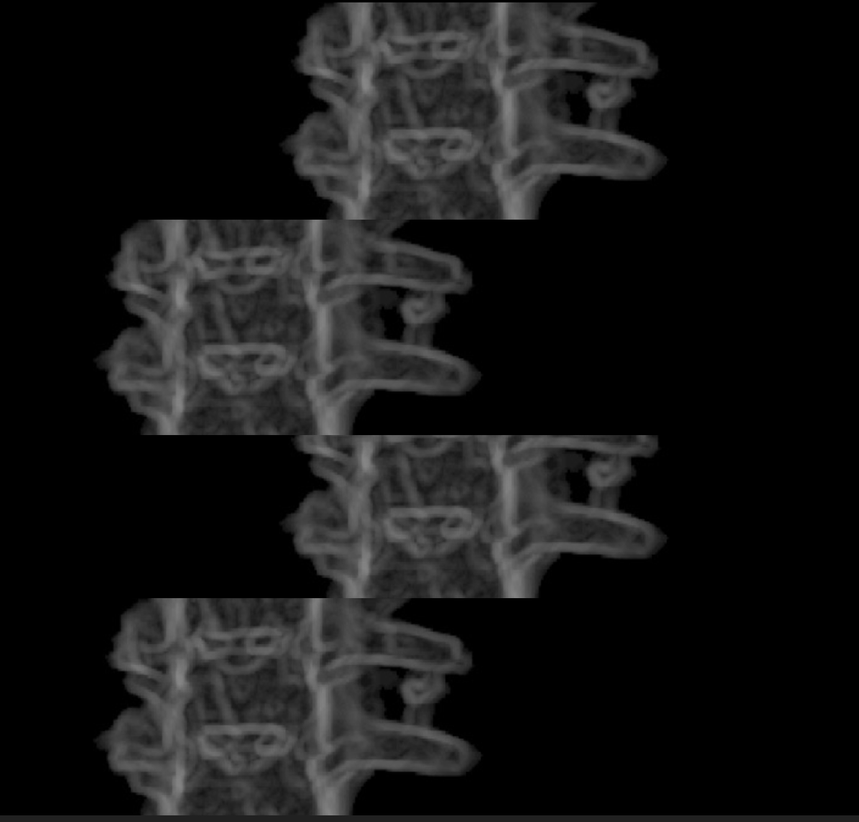
#> input picture prueba1.png, 859 x 822 px, shrunk from 1428 x 1366 before the run
$ python center_blob1.py --image prueba1.png   (older library calls are emulated)
#> lines starting #> are read from the running program, lines starting #| are printed output that depends on the picture; after the words box and inside, x2 and y2 are one past the last pixel; in counts of white or black regions, pixels touching at a corner belong together

import argparse
import imutils
import cv2

ap = argparse.ArgumentParser()
ap.add_argument("-i", "--image", required=True,
                help="path to the input image")
args = vars(ap.parse_args())


image = cv2.imread(args["image"])
#> image is the input picture: shape (822, 859, 3); min 0, max 139, mean 22.5
gray = cv2.cvtColor(image, cv2.COLOR_BGR2GRAY)
blurred = cv2.GaussianBlur(gray, (5, 5), 0)
thresh = cv2.threshold(blurred, 60, 255, cv2.THRESH_BINARY)[1]
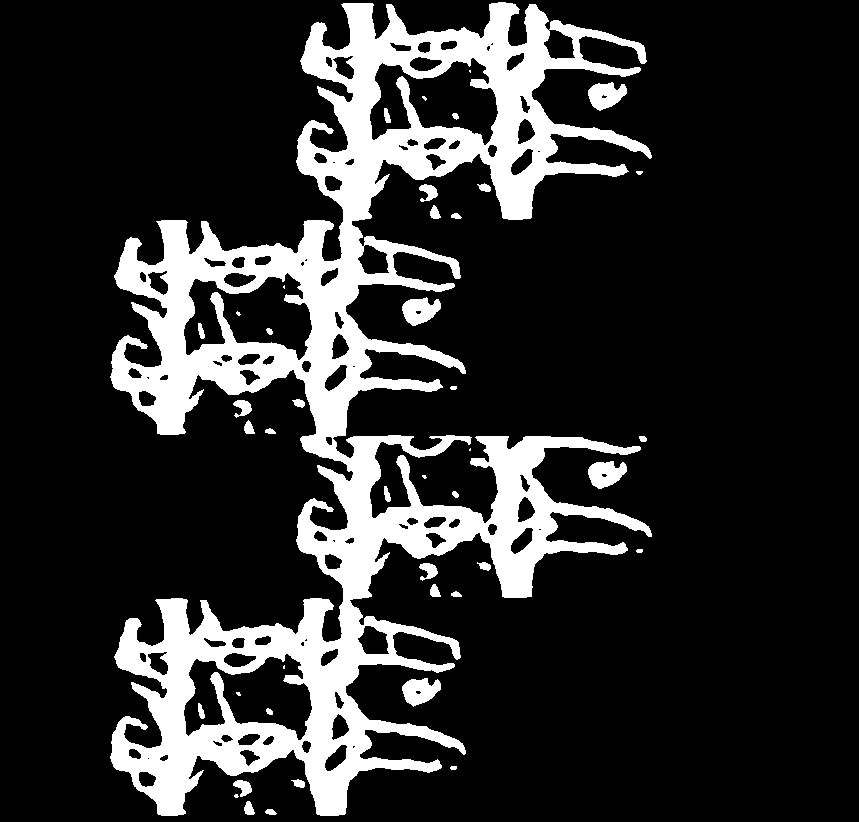
#> thresh: shape (822, 859); 17.7% white; 43 white regions (9 under 20 px)


cnts = cv2.findContours(thresh.copy(), cv2.RETR_EXTERNAL,
                        cv2.CHAIN_APPROX_SIMPLE)
#> cnts = 31 contours, 7 with area under 20; largest, box (x1, y1, x2, y2) and area: (110, 2, 652, 816) 146964, (588, 461, 627, 489) 704, (402, 297, 441, 326) 703, (588, 82, 627, 111) 700, (402, 678, 441, 707) 698
cnts = cnts[0] if imutils.is_cv2() else cnts[1]


for c in cnts:
	M = cv2.moments(c)
	cX = int(M["m10"] / M["m00"])
	cY = int(M["m01"] / M["m00"])

	cv2.drawContours(image, [c], -1, (0, 255, 0), 2)
	cv2.circle(image, (cX, cY), 7, (255, 255, 255), -1)
	cv2.putText(image, "center", (cX - 20, cY - 20),
             cv2.FONT_HERSHEY_SIMPLEX, 0.5, (255, 255, 255), 2)

	cv2.imshow("Image", image)
	cv2.waitKey(0)
#> this loop made 31 passes
#> (cX, cY) on passes 1 to 12: (270, 811), (248, 808), (235, 795), (243, 786), (298, 783), (453, 767), (419, 690), (455, 593), (434, 591), (428, 570), (484, 565), (639, 550)
#> (c, cX, cY) on pass 17: ([[470, 448], [469, 449], [469, 450], [470, 450]], 469, 449)
#> pass 2, `cv2.imshow("Image", image)`:
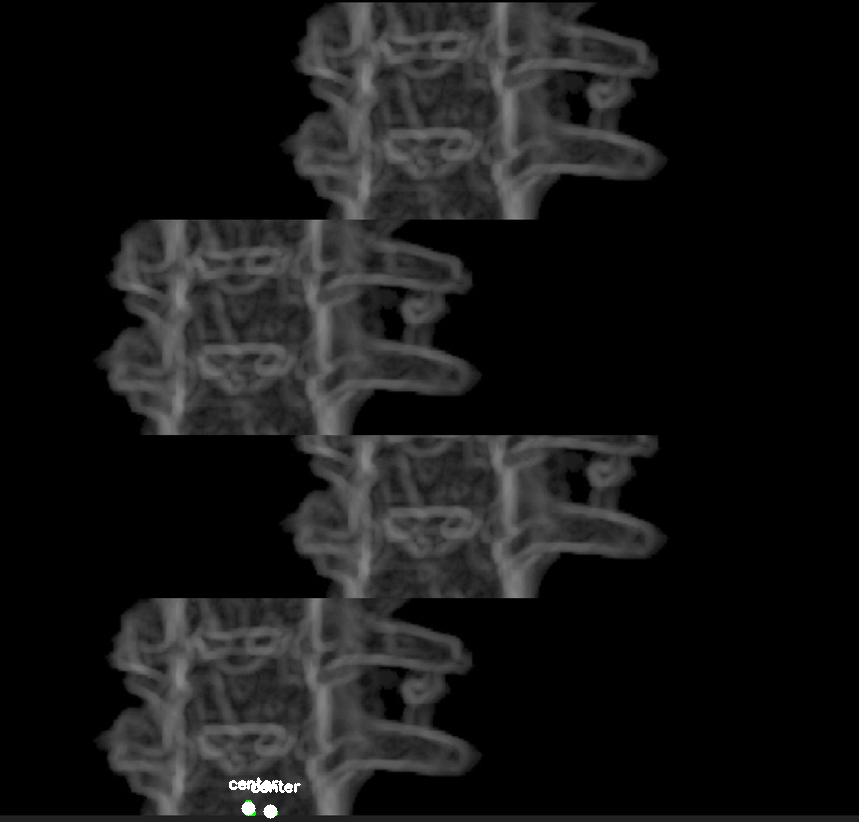
#> window 'Image': shape (822, 859, 3); mean B, G, R 22.8, 22.8, 22.8
#> after the loop:
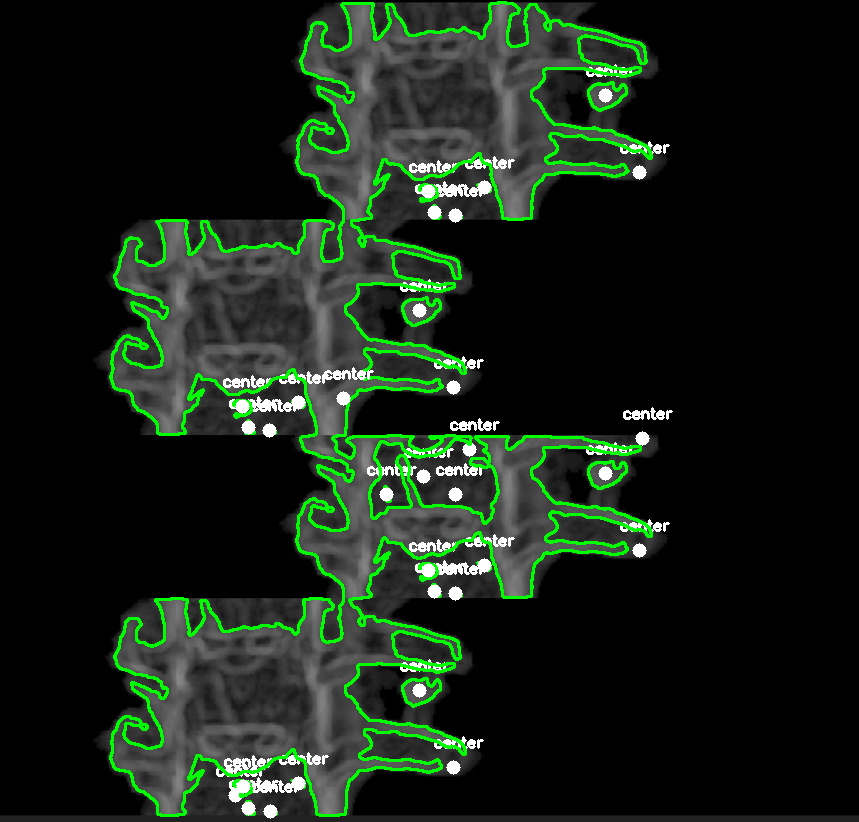
#> image: shape (822, 859, 3); 6.44% of pixels changed, all inside (x1, y1, x2, y2) = (109, 1, 673, 819)

#python center_blob1.py --image prueba1.png
